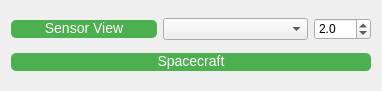
<?xml version="1.0" encoding="UTF-8"?>
<ui version="4.0">
 <class>Form</class>
 <widget class="QWidget" name="Form">
  <property name="geometry">
   <rect>
    <x>0</x>
    <y>0</y>
    <width>382</width>
    <height>91</height>
   </rect>
  </property>
  <property name="windowTitle">
   <string>Navigation</string>
  </property>
  <property name="styleSheet">
   <string notr="true">QPushButton {
    background-color: #4CAF50;
    color:white;
    font-size:14px;
    border:none;
    border-radius:5px;
    padding-right: 5px;
    padding-left: 5px;
    padding-bottom: 2px;
}

QPushButton:hover {
    background-color: #45a049;
}

QPushButton:pressed {
    background-color: #367c39;
}

QLabel {
    font-size: 14px;
    color: gray;
}</string>
  </property>
  <layout class="QVBoxLayout" name="verticalLayout">
   <item>
    <layout class="QHBoxLayout" name="horizontalLayout">
     <item>
      <widget class="QPushButton" name="sensorViewButton">
       <property name="sizePolicy">
        <sizepolicy hsizetype="Minimum" vsizetype="Fixed">
         <horstretch>2</horstretch>
         <verstretch>0</verstretch>
        </sizepolicy>
       </property>
       <property name="text">
        <string>Sensor View</string>
       </property>
      </widget>
     </item>
     <item>
      <widget class="QComboBox" name="sensorBox">
       <property name="sizePolicy">
        <sizepolicy hsizetype="Preferred" vsizetype="Fixed">
         <horstretch>2</horstretch>
         <verstretch>0</verstretch>
        </sizepolicy>
       </property>
      </widget>
     </item>
     <item>
      <widget class="QDoubleSpinBox" name="fovSize">
       <property name="decimals">
        <number>1</number>
       </property>
       <property name="minimum">
        <double>0.100000000000000</double>
       </property>
       <property name="singleStep">
        <double>0.250000000000000</double>
       </property>
       <property name="value">
        <double>2.000000000000000</double>
       </property>
      </widget>
     </item>
    </layout>
   </item>
   <item>
    <widget class="QPushButton" name="scViewButton">
     <property name="text">
      <string>Spacecraft</string>
     </property>
    </widget>
   </item>
  </layout>
 </widget>
 <resources/>
 <connections/>
</ui>
